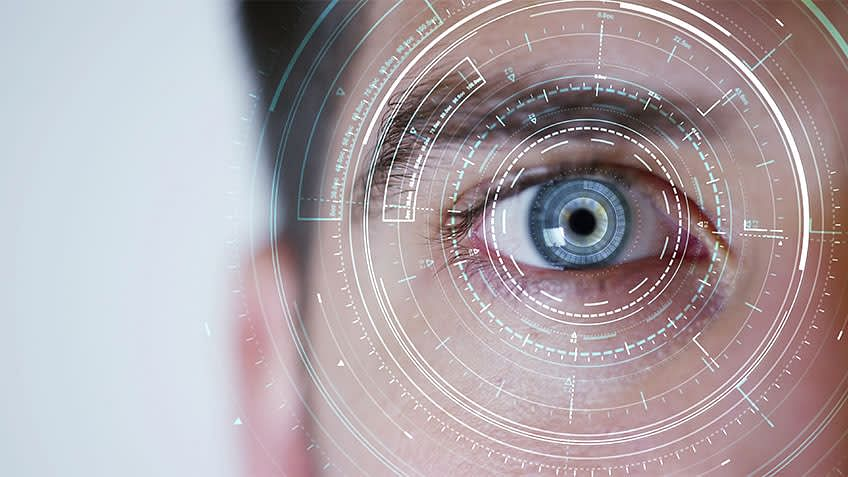
#> input picture img.jpg, 848 x 477 px
$ jupyter execute pcaVSsvd.ipynb
#> lines starting #> are read from the running program, lines starting #| are printed output that depends on the picture; long printed decimals are rounded
[cell 1]
import numpy as np
import matplotlib.pyplot as plt
import cv2
from skimage.color import rgb2gray
from scipy.linalg import svd


img = cv2.imread('img.jpg')
#> img is the input picture: shape (477, 848, 3); mean B, G, R 167.3, 162.3, 172.7
plt.imshow(img)
gImg = rgb2gray(img)
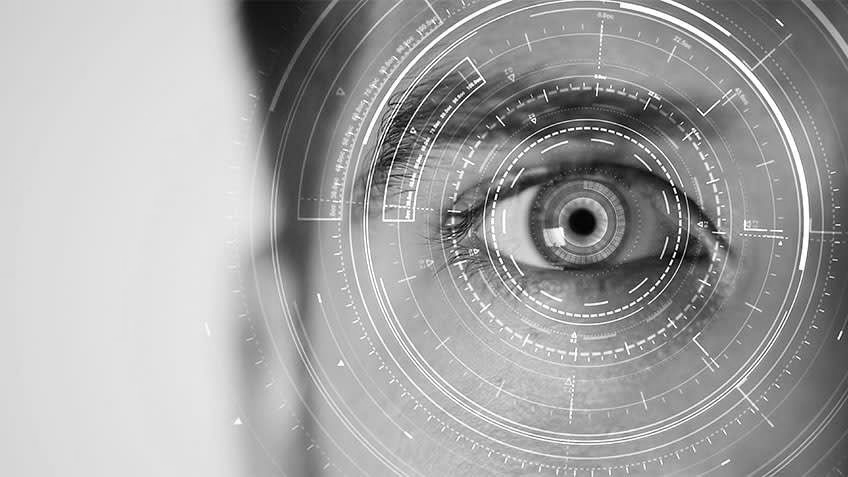
#> gImg: shape (477, 848) float64; min 0, max 1, mean 0.644
print(gImg.shape)
#| (477, 848)

# Compute the SVD of the image
U, S, V = svd(gImg,full_matrices=False)
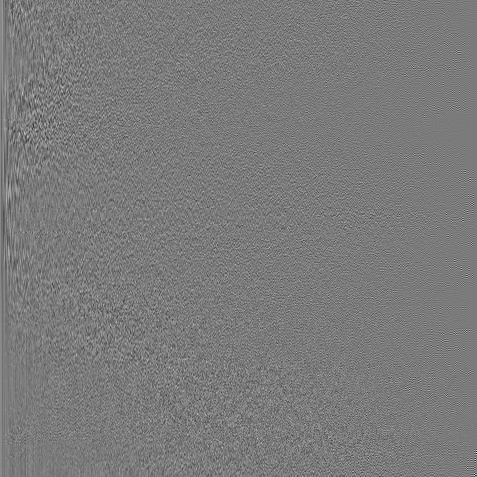
#> U: shape (477, 477) float64; min -0.397, max 0.425, mean 9.51e-05; drawn with min black and max white
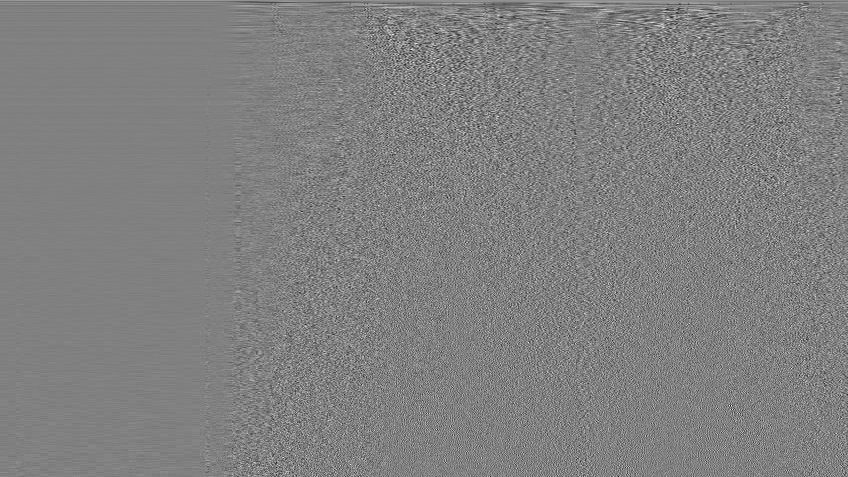
#> V: shape (477, 848) float64; min -0.252, max 0.247, mean 8.71e-05; drawn with min black and max white
#> S = 477 values, max 422.3 at index 0, min 0.0148 at index 476, mean 2.81
S=np.diag(S)
comps = [638, 500, 400, 300, 200, 100]

fig,ax=plt.subplots(6,2)
plt.figure(figsize=(16, 8))
curFig=0

for i in range(len(comps)):
    low_rank = U[:, : comps[i]] @ S[0:comps[i], :comps[i]] @ V[: comps[i], :]
    ax[curFig][0].imshow(256-low_rank)
    ax[curFig][0].set_title("k = " +str(comps[i]))
    ax[curFig,0].axis('off')
    ax[curFig][1].set_title("Original Image")
    ax[curFig][1].imshow(gImg)
    ax[curFig,1].axis('off')
    curFig+=1
#> after the loop, curFig = 6

h,w,c=img.shape
#> h = 477; w = 848; c = 3


low_rank = U[:, : comps[5]] @ S[0:comps[5], :comps[5]] @ V[: comps[5], :]
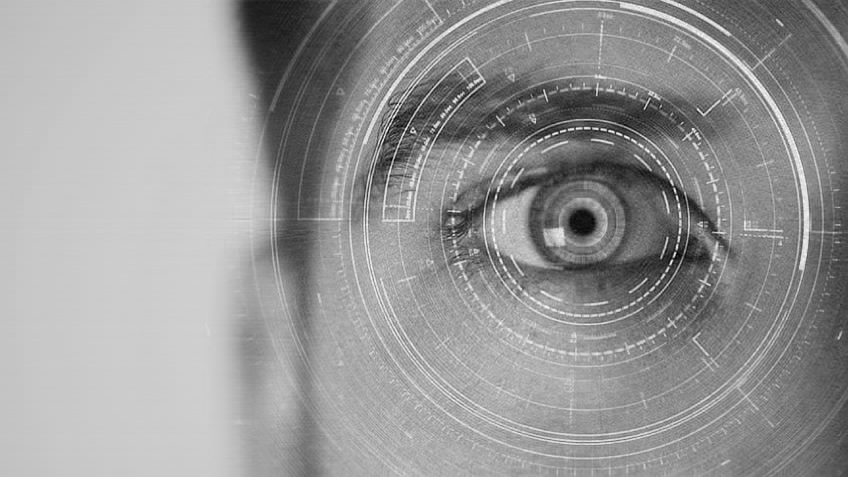
#> low_rank: shape (477, 848) float64; min -0.0661, max 1.13, mean 0.644; drawn with min black and max white
plt.figure(figsize=(16, 8))
plt.imshow(256-low_rank)

size = (comps[5]*h+comps[5]+comps[5]*w)/h*w
#> size = 235733.3
print("Size of the original image: ",h*w*c)
#| Size of the original image:  1213488
print("Size of the compressed image: ",size)
#| Size of the compressed image:  235733.333
print("Compression ratio: ",h*w*c/size)
#| Compression ratio:  5.148
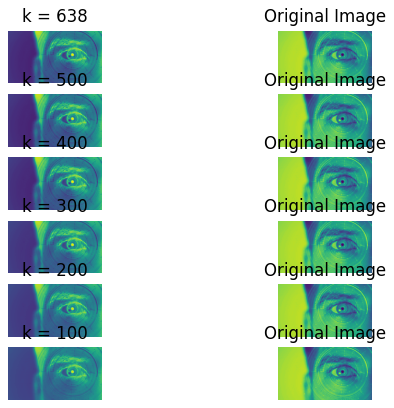
#> figure drawn by matplotlib, 12 panels
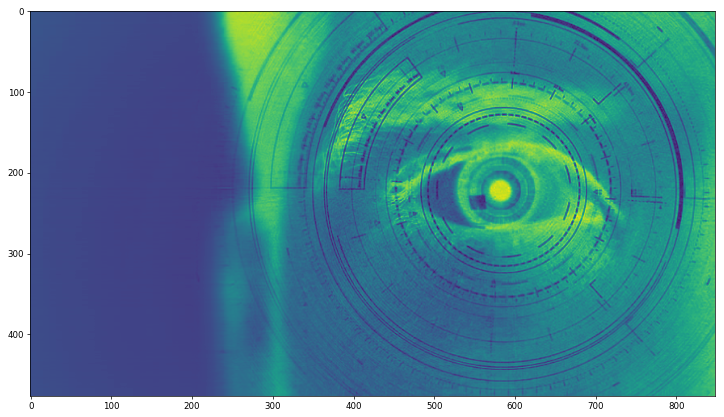
#> figure drawn by matplotlib, 1 panel
